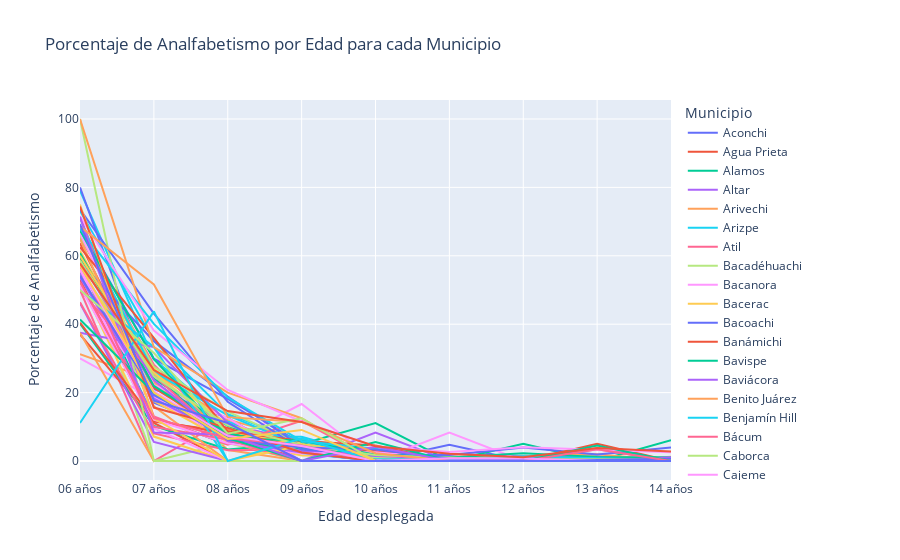

Notebook cell for this chart:
### Markdown cell above
Teniendo los datos en este formato nos facilita el análisis, y podemos comparar entre todos los municipios en un mismo gráfico interactivo, y al pasar el mouse por la serie de tiempo, podemos ver cuales casos son los que destacan.

### Code cell
dff = censo_educacion
dff = dff.groupby(['Municipio','Edad desplegada']).sum()[['Sabe leer y escribir', 'No sabe leer y escribir', 'No especificado']].copy()
dff['total'] = dff.sum(axis=1)
dff['porcentaje_analfabetismo'] = (dff['No sabe leer y escribir'] / dff['total'] ) * 100
dff['porcentaje_lectura'] = (dff['Sabe leer y escribir'] / dff['total'] ) * 100
dff['porcentaje_no_especificado'] = (dff['No especificado'] / dff['total'] ) * 100
dff.reset_index(inplace=True)
dff = pd.melt(dff, id_vars=['Municipio','Edad desplegada'], value_vars=['porcentaje_analfabetismo'])

fig = px.line(dff, x="Edad desplegada", y="value", color='Municipio',
                 title="Porcentaje de Analfabetismo por Edad para cada Municipio",
                 labels={'value':"Porcentaje de Analfabetismo"})
fig.show()
